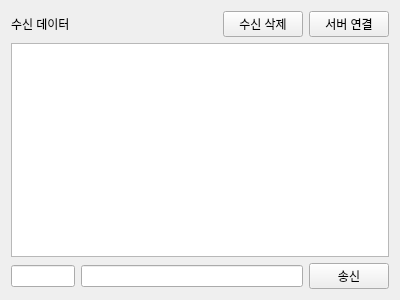
<?xml version="1.0" encoding="UTF-8"?>
<ui version="4.0">
 <class>Tab2SocketClient</class>
 <widget class="QWidget" name="Tab2SocketClient">
  <property name="geometry">
   <rect>
    <x>0</x>
    <y>0</y>
    <width>400</width>
    <height>300</height>
   </rect>
  </property>
  <property name="windowTitle">
   <string>Form</string>
  </property>
  <layout class="QVBoxLayout" name="verticalLayout_2">
   <item>
    <layout class="QVBoxLayout" name="verticalLayout">
     <item>
      <layout class="QHBoxLayout" name="horizontalLayout" stretch="0,0,0,0">
       <item>
        <widget class="QLabel" name="p_label">
         <property name="text">
          <string>수신 데이터</string>
         </property>
        </widget>
       </item>
       <item>
        <spacer name="horizontalSpacer">
         <property name="orientation">
          <enum>Qt::Orientation::Horizontal</enum>
         </property>
         <property name="sizeHint" stdset="0">
          <size>
           <width>40</width>
           <height>20</height>
          </size>
         </property>
        </spacer>
       </item>
       <item>
        <widget class="QPushButton" name="p_PB_recvDatClr">
         <property name="text">
          <string>수신 삭제</string>
         </property>
        </widget>
       </item>
       <item>
        <widget class="QPushButton" name="p_PB_servConn">
         <property name="text">
          <string>서버 연결</string>
         </property>
         <property name="checkable">
          <bool>true</bool>
         </property>
        </widget>
       </item>
      </layout>
     </item>
     <item>
      <layout class="QHBoxLayout" name="horizontalLayout_2">
       <item>
        <widget class="QTextEdit" name="p_TE_recvData"/>
       </item>
      </layout>
     </item>
     <item>
      <layout class="QHBoxLayout" name="horizontalLayout_3" stretch="2,7,1">
       <item>
        <widget class="QLineEdit" name="p_LE_recvId"/>
       </item>
       <item>
        <widget class="QLineEdit" name="p_LE_sendMsg"/>
       </item>
       <item>
        <widget class="QPushButton" name="p_PB_send">
         <property name="text">
          <string>송신</string>
         </property>
        </widget>
       </item>
      </layout>
     </item>
    </layout>
   </item>
  </layout>
 </widget>
 <resources/>
 <connections>
  <connection>
   <sender>p_PB_recvDatClr</sender>
   <signal>clicked()</signal>
   <receiver>p_TE_recvData</receiver>
   <slot>clear()</slot>
   <hints>
    <hint type="sourcelabel">
     <x>263</x>
     <y>23</y>
    </hint>
    <hint type="destinationlabel">
     <x>272</x>
     <y>86</y>
    </hint>
   </hints>
  </connection>
  <connection>
   <sender>p_LE_sendMsg</sender>
   <signal>returnPressed()</signal>
   <receiver>p_PB_send</receiver>
   <slot>click()</slot>
   <hints>
    <hint type="sourcelabel">
     <x>272</x>
     <y>269</y>
    </hint>
    <hint type="destinationlabel">
     <x>338</x>
     <y>275</y>
    </hint>
   </hints>
  </connection>
 </connections>
</ui>
